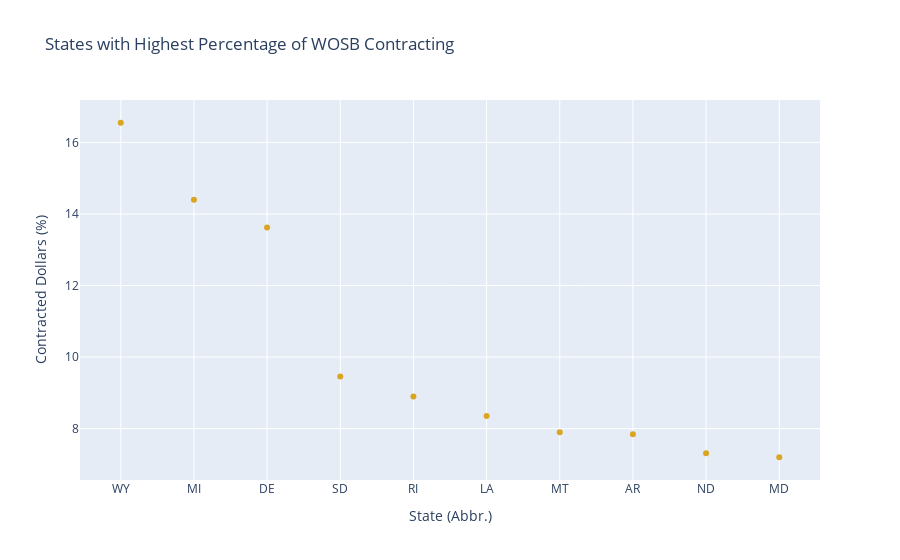

Notebook code cell kept with this figure:
### Code cell
# plot on a line graph for the dashboard
fig2 = px.scatter(highest_percentage_wosb, x=highest_percentage_wosb.index, y="Statewide Percentage of Total Contracted Dollars", \
              title='States with Highest Percentage of WOSB Contracting',\
              labels = {"Principal Place of Performance State Code":"State (Abbr.)","Statewide Percentage of Total Contracted Dollars":"Contracted Dollars (%)"}, color_discrete_sequence=['goldenrod'])
fig2.show()

### Figure 1 — Plotly figure (JSON) as saved in the notebook; plotly's stock layout.template omitted (floating-point values rounded to 4 significant figures)
{"data": [{"hovertemplate": "State (Abbr.)=%{x}<br>Contracted Dollars (%)=%{y}<extra></extra>", "legendgroup": "", "marker": {"color": "goldenrod", "symbol": "circle"}, "mode": "markers", "name": "", "orientation": "v", "showlegend": false, "type": "scatter", "x": ["WY", "MI", "DE", "SD", "RI", "LA", "MT", "AR", "ND", "MD"], "xaxis": "x", "y": [16.55, 14.4, 13.62, 9.46, 8.9, 8.35, 7.9, 7.84, 7.31, 7.2], "yaxis": "y"}], "layout": {"legend": {"tracegroupgap": 0}, "title": {"text": "States with Highest Percentage of WOSB Contracting"}, "xaxis": {"anchor": "y", "domain": [0, 1], "title": {"text": "State (Abbr.)"}}, "yaxis": {"anchor": "x", "domain": [0, 1], "title": {"text": "Contracted Dollars (%)"}}}}
